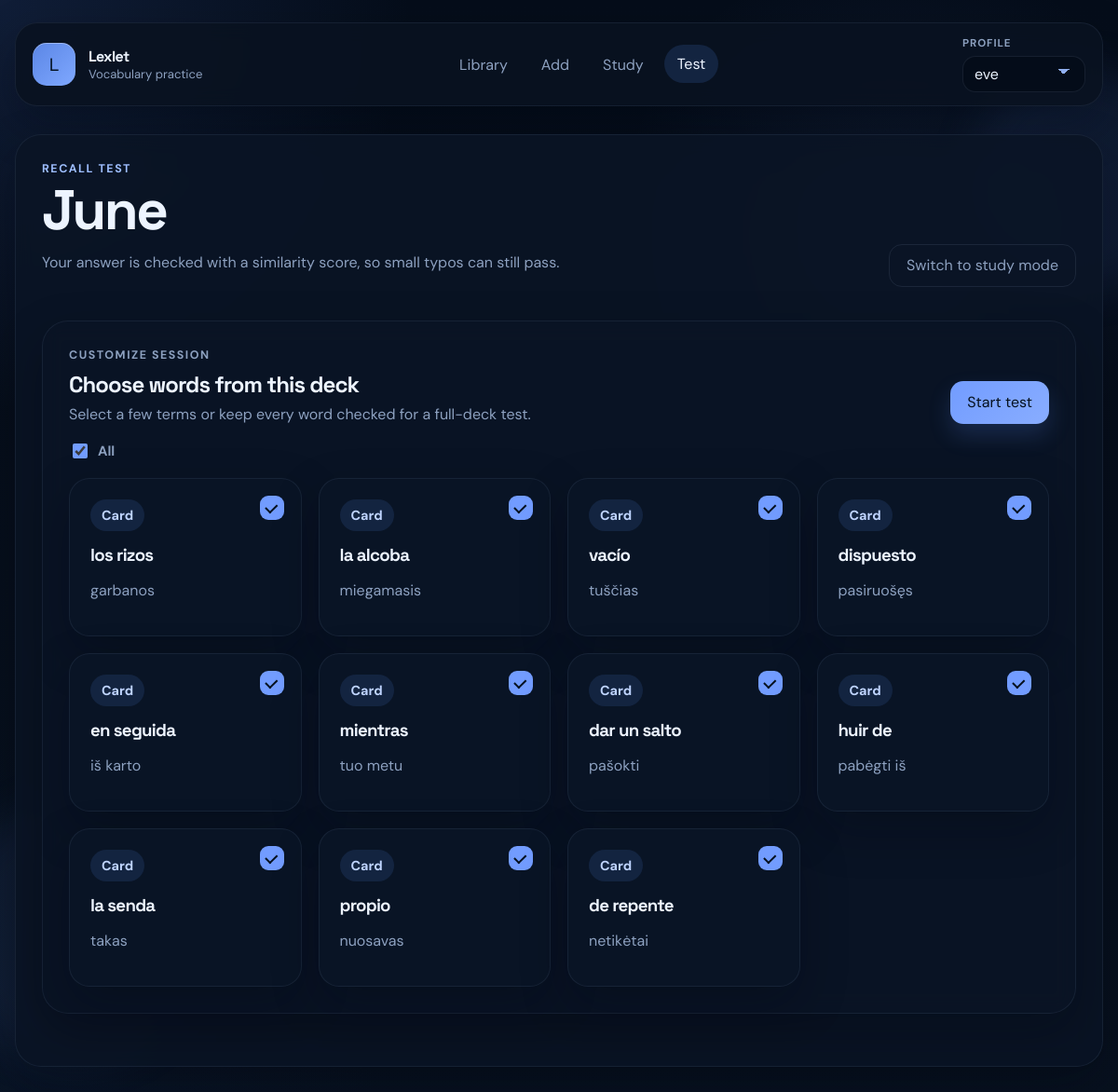
The page /test?deck_id=19 on the database its author committed.
### tables this page shows
CREATE TABLE decks (
            id INTEGER PRIMARY KEY AUTOINCREMENT,
            name TEXT NOT NULL UNIQUE
        , profile_id INTEGER);

CREATE TABLE cards (
            id INTEGER PRIMARY KEY AUTOINCREMENT,
            term TEXT NOT NULL,
            definition TEXT NOT NULL
        , deck_id INTEGER);

### app.py (the view, shortened to what this page needs)
@app.route("/test", methods=["GET", "POST"])
def test():
    conn = get_db()
    active_profile_id = get_active_profile_id(conn)
    decks = get_all_decks(conn, active_profile_id)
    selected_deck_id = request.values.get("deck_id", type=int)
    selected_card_ids = get_requested_card_ids()
    selected_card_ids_value = ",".join(str(card_id) for card_id in selected_card_ids)
    selected_deck = get_deck(conn, selected_deck_id, active_profile_id) if selected_deck_id else None
    if not selected_deck:
        conn.close()
        return render_test_template(decks=decks, selected_deck=None, result=False)
    all_cards = list(conn.execute("SELECT * FROM cards WHERE deck_id = ?", (selected_deck_id,)).fetchall())
    if request.method == "GET" and not request.args.get("start"):
        conn.close()
        return render_test_template(
            decks=decks,
            selected_deck=selected_deck,
            cards=all_cards,
            test_selection=True,
            result=False,
            selected_card_ids=selected_card_ids_value,
        )

### app.py (called while the page is built, shortened)
def get_db():
    conn = sqlite3.connect(DB_NAME)
    conn.row_factory = sqlite3.Row
    return conn

def get_profiles(conn):
    return conn.execute("SELECT id, name FROM profiles ORDER BY name COLLATE NOCASE").fetchall()

def get_active_profile_id(conn):
    stored_profile_id = session.get("active_profile_id")
    if stored_profile_id:
        existing = conn.execute("SELECT id FROM profiles WHERE id = ?", (stored_profile_id,)).fetchone()
        if existing:
            return stored_profile_id
    eve = conn.execute("SELECT id FROM profiles WHERE lower(name) = 'eve'").fetchone()
    if eve:
        session["active_profile_id"] = eve["id"]
        return eve["id"]
    first_profile = conn.execute("SELECT id FROM profiles ORDER BY id LIMIT 1").fetchone()
    if first_profile:
        session["active_profile_id"] = first_profile["id"]
        return first_profile["id"]
    return None

def get_all_decks(conn, profile_id):
    return conn.execute("""
        SELECT d.id, d.name, COUNT(c.id) AS card_count
        FROM decks d
        LEFT JOIN cards c ON c.deck_id = d.id
        WHERE d.profile_id = ?
        GROUP BY d.id, d.name
        ORDER BY d.name COLLATE NOCASE
    """, (profile_id,)).fetchall()

def get_deck(conn, deck_id, profile_id):
    return conn.execute("""
        SELECT d.id, d.name, COUNT(c.id) AS card_count
        FROM decks d
        LEFT JOIN cards c ON c.deck_id = d.id
        WHERE d.id = ? AND d.profile_id = ?
        GROUP BY d.id, d.name
    """, (deck_id, profile_id)).fetchone()

def get_requested_card_ids():
    raw_ids = request.values.getlist("card_ids")
    raw_selected_ids = request.values.get("selected_card_ids", "")
    if raw_selected_ids:
        raw_ids.extend(raw_selected_ids.split(","))
    card_ids = []
    seen_ids = set()
    return card_ids

def render_test_template(**context):
    template = "_test_shell.html" if request.headers.get("X-Requested-With") == "XMLHttpRequest" else "test.html"
    return render_template(template, **context)

@app.context_processor
def inject_profile_state():
    conn = get_db()
    profiles = get_profiles(conn)
    active_profile_id = get_active_profile_id(conn)
    active_profile = conn.execute(
        "SELECT id, name FROM profiles WHERE id = ?",
        (active_profile_id,),
    ).fetchone()
    conn.close()
    return {"profiles": profiles, "active_profile": active_profile}

### templates/test.html (shortened to what this page needs)
{% extends "base.html" %}
{% block content %}
{% include "_test_shell.html" %}
{% endblock %}

### templates/_test_shell.html (shortened to what this page needs)
<section class="test-shell">
    <div class="section-header test-header">
        <div>
            <p class="eyebrow">Recall test</p>
            <h1>{% if selected_deck %}{{ selected_deck.name }}{% else %}Choose a deck before you test{% endif %}</h1>
            <p class="section-copy">{% if selected_deck %}Your answer is checked with a similarity score, so small typos can still pass.{% else %}Pick one deck so your test session stays on a single vocabulary set.{% endif %}</p>
        </div>
        <a class="button button-ghost" href="{% if selected_deck %}{{ url_for('study', deck_id=selected_deck.id) }}{% else %}{{ url_for('study') }}{% endif %}">Switch to study mode</a>
    </div>
    {% if not selected_deck %}
    {% if decks %}
    <section class="deck-grid">
        {% for deck in decks %}
        <article class="deck-card">
            <div class="card-meta">
                <span class="chip">Deck</span>
                <span class="deck-count">{{ deck.card_count }} {{ "card" if deck.card_count == 1 else "cards" }}</span>
            </div>
            <h3>{{ deck.name }}</h3>
            <p>Run recall checks only against this vocabulary set.</p>
            <div class="deck-actions">
                <a class="button button-primary" href="{{ url_for('test', deck_id=deck.id) }}">Test deck</a>
                <a class="button button-secondary" href="{{ url_for('deck_detail', deck_id=deck.id) }}">View deck</a>
            </div>
        </article>
        {% endfor %}
    </section>
    {% else %}
    <section class="empty-state">
        <p class="eyebrow">Nothing to test</p>
        <h2>No decks yet.</h2>
        <p>Create a deck and add some cards before you start testing recall.</p>
        <a class="button button-primary" href="{{ url_for('add_card') }}">Add cards</a>
    </section>
    {% endif %}
    {% elif test_selection %}
    {% if cards %}
    <form class="selection-panel" method="GET" action="{{ url_for('test') }}" data-normal-submit>
        <div class="selection-header">
            <div>
                <p class="eyebrow">Customize session</p>
                <h2>Choose words from this deck</h2>
                <p>Select a few terms or keep every word checked for a full-deck test.</p>
            </div>
            <div class="selection-actions">
                <button class="button button-primary" type="submit" data-test-action>Start test</button>
            </div>
        </div>
        <label class="selection-summary">
            <input class="all-selection-checkbox" type="checkbox" data-select-all checked>
            <span data-selection-count>All</span>
        </label>
        <section class="card-grid selectable-card-grid">
        {% for card in cards %}
        <label class="card-item selectable-card">
            <span class="selection-check" aria-hidden="true"></span>
            <div class="card-meta">
                <span class="chip">Card</span>
            </div>
            <h3>{{ card.term }}</h3>
            <p>{{ card.definition }}</p>
        </label>
        {% endfor %}
        </section>
    </form>
    {% endif %}
    {% endif %}
</section>

### rows shown on the page
decks: name "June"
cards: term "los rizos", definition "garbanos"
cards: term "la alcoba", definition "miegamasis"
cards: term "vacío", definition "tuščias"
cards: term "dispuesto", definition "pasiruošęs"
cards: term "en seguida", definition "iš karto"
cards: term "mientras", definition "tuo metu"
cards: term "dar un salto", definition "pašokti"
cards: term "huir de", definition "pabėgti iš"
cards: term "la senda", definition "takas"
cards: term "propio", definition "nuosavas"
cards: term "de repente", definition "netikėtai"

### other values the page prints
form field profile_id "eve"
